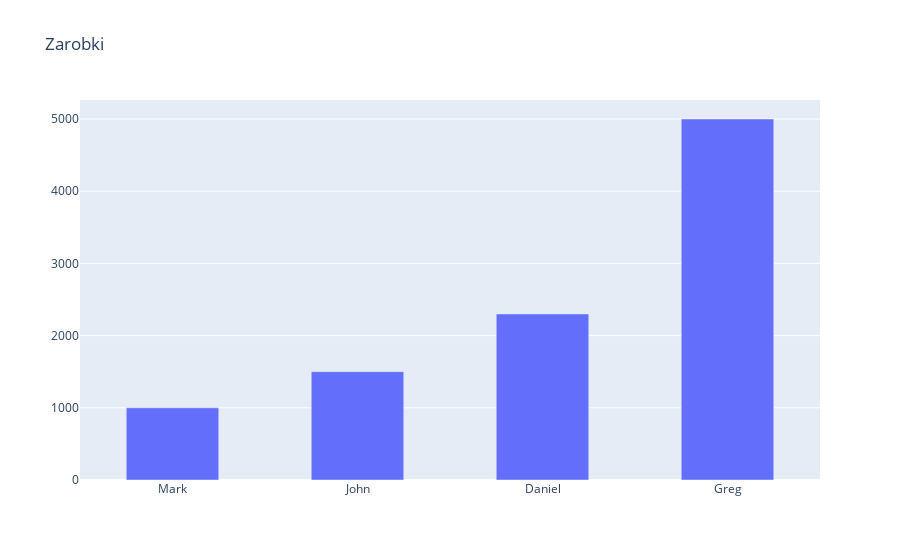

Here is the notebook cell this chart was saved with:
### Code cell
import plotly.graph_objects as go
salaries = {
	("Mark", 1000),
	("John", 1500),
	("Daniel", 2300),
	("Greg", 5000)
}
names = list(map(lambda tup:tup[0], salaries))
salary_values = list(map(lambda tup:tup[1], salaries))
layout = {
	'title': 'Zarobki'
}
fig = go.Figure([go.Bar(x=names, y=salary_values, width=[0.5, 0.5, 0.5, 0.5])], layout)
fig.update_layout(xaxis={'categoryorder':'total ascending'})
fig.show()

### Figure 1 — Plotly figure (JSON) as saved in the notebook; plotly's stock layout.template omitted (floating-point values rounded to 4 significant figures)
{"data": [{"type": "bar", "width": [0.5, 0.5, 0.5, 0.5], "x": ["Daniel", "John", "Greg", "Mark"], "y": [2300, 1500, 5000, 1000]}], "layout": {"autosize": true, "title": {"text": "Zarobki"}, "xaxis": {"autorange": true, "categoryorder": "total ascending", "range": [-0.5, 3.5], "type": "category"}, "yaxis": {"autorange": true, "range": [0, 5263.0], "type": "linear"}}}
